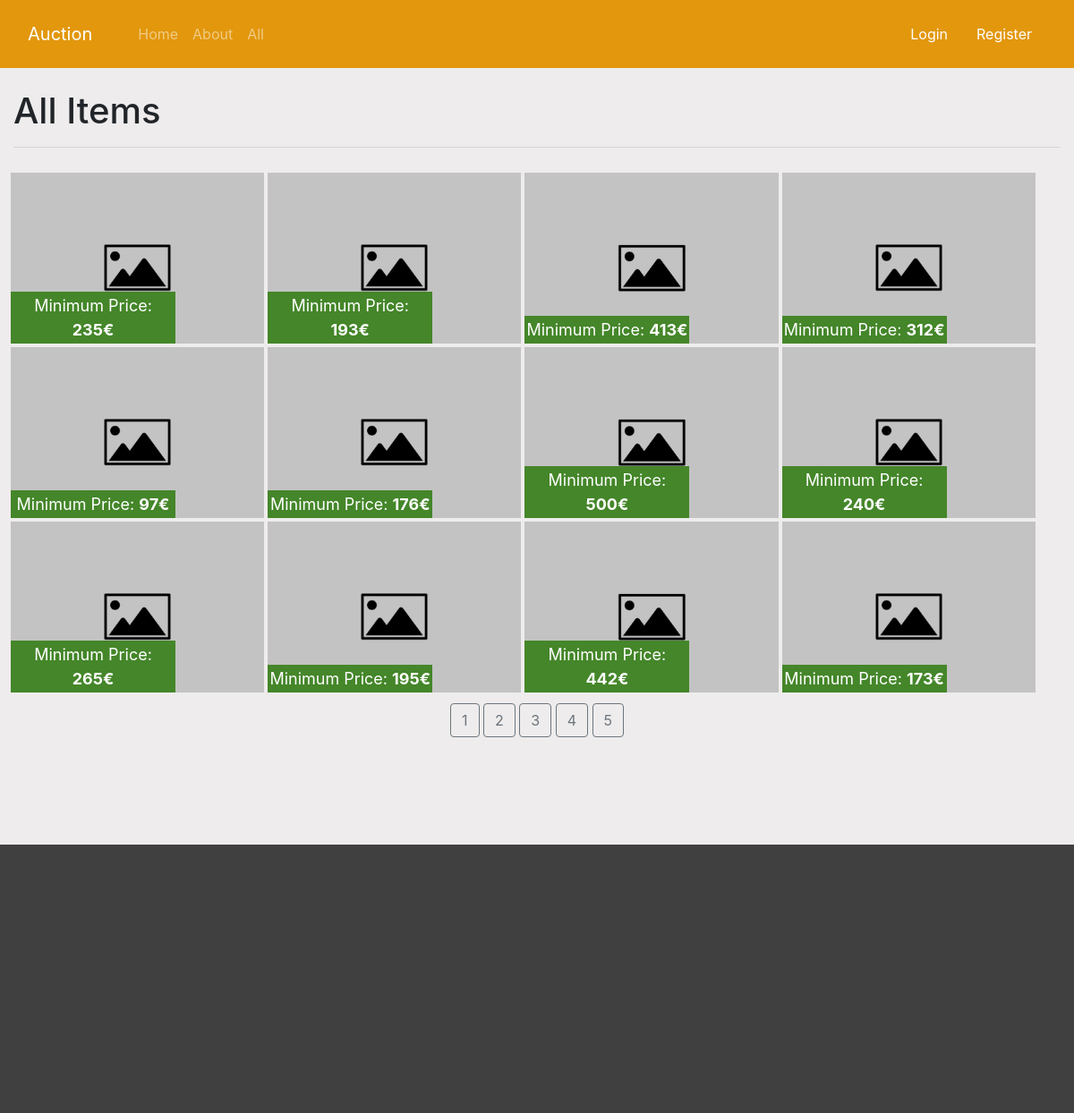
Screenshot of /all with the database file from the repository.
### app/item.py (models this page shows)
class Item(db.Model):
    id = db.Column(db.Integer, primary_key=True)
    name = db.Column(db.String(80), nullable=False)
    description = db.Column(db.String(80), nullable=False)
    country = db.Column(db.String(80), nullable=False)
    min_price = db.Column(db.Integer, nullable=False)
    offer = db.relationship('Offer', backref='offer', lazy=True)
    auction_image = db.Column(db.String(256), nullable=False)
    end_day = db.Column(db.DateTime, nullable=False)
    time = db.Column(db.Integer, nullable=False)
    views = db.Column(db.Integer, nullable=False, default=0)
    category_id = db.Column(db.Integer, db.ForeignKey('category.id'), nullable=False)
    user_id = db.Column(db.Integer, db.ForeignKey('user.id'), nullable=False)

### app/controllers/home.py (the view)
@App.route('/all')
def all():
    page = request.args.get('page', 1, type=int)
    items = Item.query.order_by(Item.id.desc()).paginate(page=page, per_page=12)
    return render_template('all.html', title="All Items", items=items)

### app/templates/all.html (shortened to what this page needs)
{% extends 'layout.html' %}
{% block content %}
    <h1>{{title}}</h1>
    <hr>
    <div class="row items">
    {% for item in items.items %}
    <a href={{url_for('item', item_id=item.id)}} style="background-image: url({{url_for('static', filename='images/'+item.auction_image)}}); background-size: cover;" class="item col-md-3">
        <p class="price">Minimum Price: <span class="font-weight-bold">{{item.min_price}}€</span></p>
    </a>
    {% endfor %}
    </div>
    <div class="d-flex justify-content-center">
        <div class="pagenation">
            {% for page in items.iter_pages() %}
                {% if page %}
                    <a class="btn btn-outline-secondary" href={{url_for('all', page=page)}}>{{page}}</a>
                {% else %}
                    ...
                {% endif %}
            {% endfor %}
        </div>
    </div>
{% endblock content%}

### app/static/main.css (style rules this page uses)
body { background-color: rgb(238, 236, 236); }
.item { height: 191px; margin: 2px; position: relative; }
.item .price { background-color: #448629; width: 65%; position: absolute; bottom: 0; margin: 0; padding: 2px; font-size: 18px; left: 0; color: #fff; z-index: 1; }
.col-md-3 { padding: 0; }
.item { text-align: center; }
@media (min-width: 768px) { .col-md-3 { flex: 0 0 24%; max-width: 25%; } }
.row { padding: 10px; }

### rows the page displays
Item: auction_image (placeholder picture), min_price "235"
Item: auction_image (placeholder picture), min_price "193"
Item: auction_image (placeholder picture), min_price "413"
Item: auction_image (placeholder picture), min_price "312"
Item: auction_image (placeholder picture), min_price "97"
Item: auction_image (placeholder picture), min_price "176"
Item: auction_image (placeholder picture), min_price "500"
Item: auction_image (placeholder picture), min_price "240"
Item: auction_image (placeholder picture), min_price "265"
Item: auction_image (placeholder picture), min_price "195"
Item: auction_image (placeholder picture), min_price "442"
Item: auction_image (placeholder picture), min_price "173"

### other values shown
{{ title }} "All Items"
{{ page }} "1" "2" "3" "4" "5"
